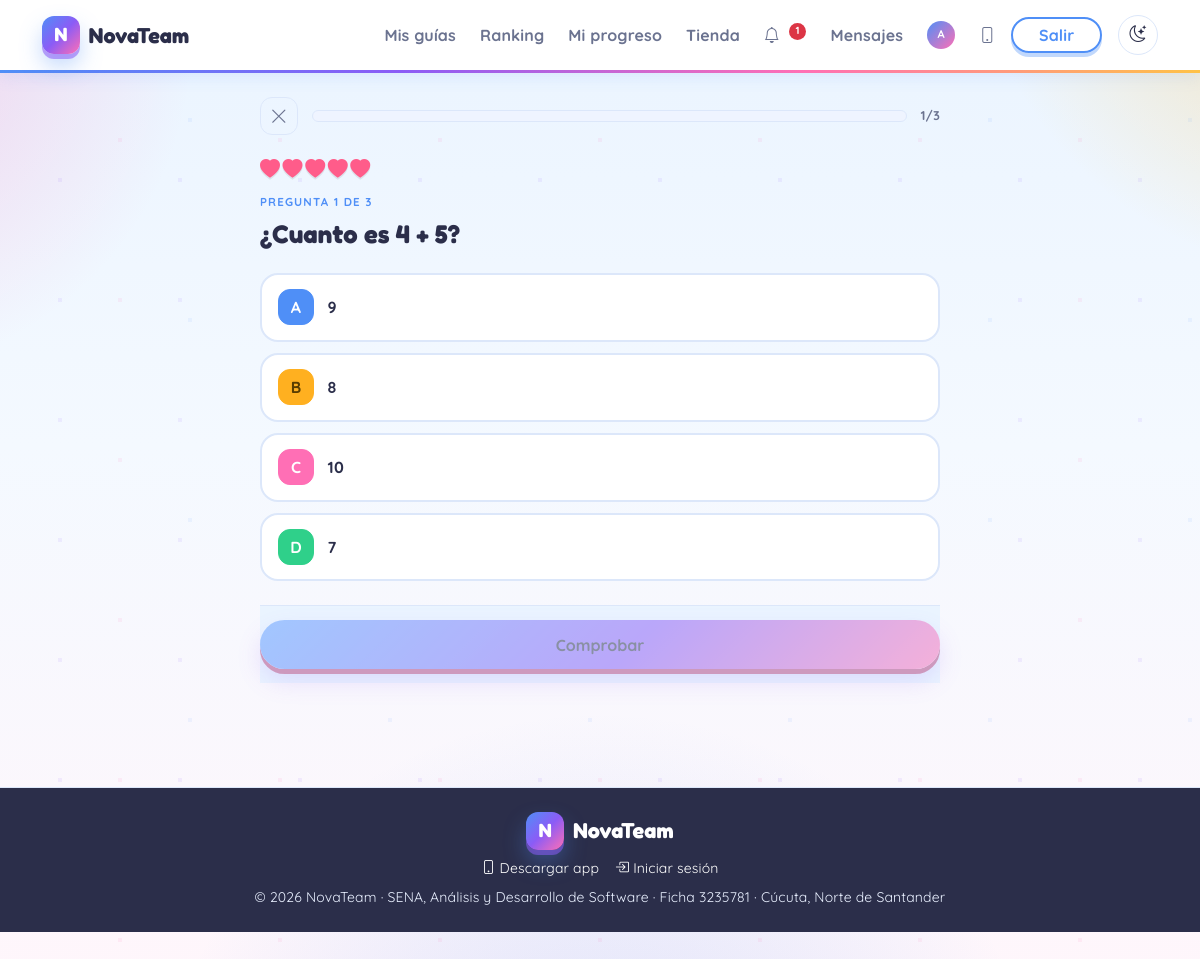
The app's page /guia.php?id=1 (signed in) with its own data.
### tables this page shows
CREATE TABLE usuarios (
    id_usuario           INT AUTO_INCREMENT PRIMARY KEY,
    nombre               VARCHAR(120)        NOT NULL,
    correo               VARCHAR(150)        NOT NULL UNIQUE,
    contrasena_hash      VARCHAR(255)        NOT NULL,
    rol                  ENUM('estudiante','profesor','administrador') NOT NULL DEFAULT 'estudiante',
    grado                TINYINT             NULL COMMENT 'Solo estudiantes (4° grado)',
    materia              ENUM('matematicas','ingles') NULL COMMENT 'Solo profesores',
    puntos               INT                 NOT NULL DEFAULT 0,
    ejercicios_resueltos INT                 NOT NULL DEFAULT 0,
    activo               TINYINT(1)          NOT NULL DEFAULT 1,
    ultimo_acceso        DATETIME            NULL,
    fecha_registro       DATETIME            NOT NULL DEFAULT CURRENT_TIMESTAMP,
    foto_perfil          VARCHAR(255)        NULL COMMENT 'Ruta imagen de perfil',
    marco_perfil         VARCHAR(50)         NULL COMMENT 'Estilo de marco: dorado,plateado,arcoiris,fuego,estrella,ninguno',
    bio                  TEXT                NULL COMMENT 'Biografia del usuario',
    fondo_perfil         VARCHAR(255)        NULL COMMENT 'Ruta imagen de fondo de perfil',
    tema_color           VARCHAR(20)         NOT NULL DEFAULT 'default' COMMENT 'Tema de color: default,oscuro,verde,rosa,purpura',
    vidas                TINYINT             NOT NULL DEFAULT 5 COMMENT 'Vidas actuales (se recargan cada 4 h)',
    vidas_max            TINYINT             NOT NULL DEFAULT 5 COMMENT 'Maximo de vidas',
    vidas_actualizadas   DATETIME            NULL COMMENT 'Desde cuando se cuenta la recarga de vidas (NULL = lleno)',
    escudos_racha        TINYINT             NOT NULL DEFAULT 0 COMMENT 'Protectores de racha (max 3)',
    comodines_50         TINYINT             NOT NULL DEFAULT 0 COMMENT 'Comodines 50/50 para el quiz (max 3)',
    doble_puntos         TINYINT             NOT NULL DEFAULT 0 COMMENT 'Doble puntos para el proximo quiz (max 2)',
    remember_token       VARCHAR(64)         NULL COMMENT 'Token para recuperación de contraseña',
    token_expires        DATETIME            NULL COMMENT 'Expiración del token de recuperación',
    CONSTRAINT chk_grado   CHECK (rol <> 'estudiante' OR grado = 4),
    CONSTRAINT chk_materia CHECK (rol <> 'profesor'   OR materia IS NOT NULL)
);

CREATE TABLE ejercicios (
    id_ejercicio       INT AUTO_INCREMENT PRIMARY KEY,
    id_guia            INT  NOT NULL,
    numero_orden       INT  NOT NULL,
    pregunta           TEXT NOT NULL,
    opcion_1           VARCHAR(255) NOT NULL,
    opcion_2           VARCHAR(255) NOT NULL,
    opcion_3           VARCHAR(255) NULL,
    opcion_4           VARCHAR(255) NULL,
    respuesta_correcta TINYINT NOT NULL,
    CONSTRAINT fk_ejercicio_guia FOREIGN KEY (id_guia) REFERENCES guias(id_guia) ON DELETE CASCADE,
    UNIQUE KEY uq_guia_orden (id_guia, numero_orden)
);

### includes/db.php (called while the page is built, shortened)
<?php
function db(): PDO
{
    static $pdo = null;
    if ($pdo instanceof PDO) {
        try {
            $pdo->query('SELECT 1');
        } catch (PDOException $e) {
            $pdo = null;
        }
        if ($pdo instanceof PDO) {
            return $pdo;
        }
    }
    $host = env('DB_HOST', '127.0.0.1') ?? '127.0.0.1';
    $name = env('DB_NAME', 'novateam_db') ?? 'novateam_db';
    $user = env('DB_USER', 'root') ?? 'root';
    $pass = env('DB_PASS', '') ?? '';
    $port = env('DB_PORT', '3306') ?? '3306';
    $charset = env('DB_CHARSET', 'utf8mb4') ?? 'utf8mb4';
    $dsn = "mysql:host={$host};port={$port};dbname={$name};charset={$charset}";
    try {
        $pdo = new PDO($dsn, $user, $pass, [
            PDO::ATTR_ERRMODE            => PDO::ERRMODE_EXCEPTION,
            PDO::ATTR_DEFAULT_FETCH_MODE => PDO::FETCH_ASSOC,
            PDO::ATTR_EMULATE_PREPARES   => false,
            PDO::ATTR_PERSISTENT         => false,
            PDO::MYSQL_ATTR_INIT_COMMAND => "SET NAMES utf8mb4 COLLATE utf8mb4_unicode_ci",
        ]);
    } catch (PDOException $e) {
        http_response_code(500);
        exit('No se pudo conectar a MySQL. Importa database/novateam.sql en phpMyAdmin y revisa el archivo .env');
    }
    return $pdo;
}

### includes/auth.php (called while the page is built, shortened)
<?php
function refresh_user(int $id): void
{
    $stmt = db()->prepare(
        'SELECT id_usuario, nombre, correo, rol, grado, materia, puntos, ejercicios_resueltos, activo,
                foto_perfil, marco_perfil, bio, fondo_perfil, tema_color
         FROM usuarios WHERE id_usuario = :id LIMIT 1'
    );
    $stmt->execute(['id' => $id]);
}

### includes/bootstrap.php (called while the page is built, shortened)
<?php
require_once __DIR__ . '/db.php';
require_once __DIR__ . '/helpers.php';
require_once __DIR__ . '/auth.php';
if (!empty($_SESSION['user']['id_usuario'])) {
    $lastRefresh = (int) ($_SESSION['_last_refresh'] ?? 0);
    $now = time();
    if ($now - $lastRefresh > 60) {
        try {
            refresh_user((int) $_SESSION['user']['id_usuario']);
        } catch (Throwable $e) {
            error_log('NovaTeam: refresh_user error: ' . $e->getMessage());
        }
    }
}

### guia.php (the view, shortened to what this page needs)
<?php
require_once __DIR__ . '/includes/bootstrap.php';
$user = current_user();
$idGuia = (int) ($_GET['id'] ?? 0);
$gstmt = db()->prepare(
    'SELECT * FROM guias WHERE id_guia = :id AND estado = :est AND fecha_expiracion > NOW() LIMIT 1'
);
$gstmt->execute(['id' => $idGuia, 'est' => 'publicada']);
$guia = $gstmt->fetch();
$estmt = db()->prepare(
    'SELECT id_ejercicio, numero_orden, pregunta, opcion_1, opcion_2, opcion_3, opcion_4
     FROM ejercicios WHERE id_guia = :id ORDER BY numero_orden ASC'
);
$estmt->execute(['id' => $idGuia]);
$ejercicios = $estmt->fetchAll();
$archivosGuia = db()->prepare(
    'SELECT * FROM archivos_adjuntos WHERE id_guia = :id ORDER BY fecha_subida'
);
$archivosGuia->execute(['id' => $idGuia]);
$archivosList = $archivosGuia->fetchAll();
$istmt = db()->prepare('SELECT * FROM intentos WHERE id_usuario = :u AND id_guia = :g LIMIT 1');
$istmt->execute(['u' => $user['id_usuario'], 'g' => $idGuia]);
$intento = $istmt->fetch();
$poderes = user_powerups((int) $user['id_usuario']);
$lives = user_lives((int) $user['id_usuario']);
$sinVidas = (int) $intento['completado'] !== 1 && (int) $lives['vidas'] < 1;
$respuestas = [];
$aciertos = 0;
$total = count($ejercicios);
$maxPuntos = $total * 10;
$pct = $maxPuntos > 0 ? (int) round(((int) $intento['puntaje'] / $maxPuntos) * 100) : 0;
$checkUrl = 'guia.php?id=' . $idGuia;
require __DIR__ . '/includes/header.php';
?>
<div class="container py-4" style="max-width:760px">
  <?php if ((int) $intento['completado'] === 1): ?>
    <div class="result-hero mb-4">
      <div class="score-donut" style="--pct:<?= $pct ?>"><span><?= $pct ?>%</span></div>
      <div class="result-info">
        <span class="section-eyebrow"><?= e(categoria_label($guia['categoria'])) ?></span>
        <h1 class="h4 fw-bold mb-1"><?= e($guia['titulo']) ?></h1>
        <p class="result-line">
          <strong><?= (int) $intento['puntaje'] ?></strong> / <?= $maxPuntos ?> puntos
          · <strong><?= $aciertos ?></strong> / <?= $total ?> correctas
        </p>
        <p class="result-msg mb-0">
          <?php if ($pct >= 90): ?>
            ¡Excelente trabajo! Dominaste esta guía.
          <?php elseif ($pct >= 60): ?>
            ¡Buen trabajo! Puedes repasar las que fallaste.
          <?php else: ?>
            Sigue practicando, cada intento te acerca a la meta.
          <?php endif; ?>
        </p>
      </div>
    </div>
    <?php if (!empty($archivosList)): ?>
      <div class="card-edu p-3 mb-4">
        <h6 class="fw-bold"><i class="bi bi-paperclip"></i> Archivos de apoyo</h6>
        <div class="d-flex flex-wrap gap-2">
          <?php foreach ($archivosList as $ar): ?>
            <a href="<?= e($ar['nombre_guardado']) ?>" target="_blank" class="badge-pill text-decoration-none">
              <?= file_icon($ar['tipo_mime']) ?> <?= e($ar['nombre_original']) ?>
              <small class="text-muted">(<?= format_bytes((int) $ar['tamanio']) ?>)</small>
            </a>
          <?php endforeach; ?>
        </div>
      </div>
    <?php endif; ?>
    <h2 class="h6 fw-bold mb-3">Revisión</h2>
    <?php foreach ($respuestas as $r): ?>
      <div class="card-edu p-3 mb-3 review-item <?= (int) $r['es_correcta'] === 1 ? 'review-ok' : 'review-bad' ?>">
        <div class="d-flex justify-content-between align-items-start gap-2">
          <p class="fw-bold mb-2"><?= (int) $r['numero_orden'] ?>. <?= e($r['pregunta']) ?></p>
          <span class="review-badge"><?= (int) $r['es_correcta'] === 1 ? '<i class="bi bi-check-lg"></i> Correcta' : '<i class="bi bi-x-lg"></i> Incorrecta' ?></span>
        </div>
        <?php for ($i = 1; $i <= 4; $i++):
            $opt = $r['opcion_' . $i] ?? null;
            if ($opt === null || $opt === '') {
                continue;
            }
            $cls = '';
            $tag = '';
            if ((int) $r['respuesta_correcta'] === $i) {
                $cls = 'text-success fw-bold';
                $tag = ' <i class="bi bi-check-circle-fill"></i>';
            } elseif ((int) $r['opcion_seleccionada'] === $i) {
                $cls = 'text-danger';
                $tag = ' <i class="bi bi-x-circle-fill"></i>';
            }
            ?>
          <div class="<?= $cls ?>"><?= $i ?>) <?= e($opt) ?><?= $tag ?></div>
        <?php endfor; ?>
      </div>
    <?php endforeach; ?>
    <div class="d-flex gap-2 flex-wrap">
      <a class="btn btn-edu" href="estudiante.php"><i class="bi bi-house-door"></i> Volver al inicio</a>
      <a class="btn-edu-outline" href="progreso.php">Ver mi progreso</a>
    </div>
  <?php else: ?>
    <?php if ($sinVidas): ?>
      <div class="card-edu p-4 text-center shop-empty">
        <span class="mascot" aria-hidden="true">💔</span>
        <h2 class="h5 fw-bold mt-2">Te quedaste sin vidas</h2>
        <p class="text-muted mb-2">
          Las vidas se recargan solas: 1 cada <?= lives_regen_hours() ?> horas.
          <?php if ($lives['segundos'] > 0): ?>
            Próxima vida en <strong id="livesCountdown"><?= e(gmdate('H:i:s', $lives['segundos'])) ?></strong>.
          <?php endif; ?>
        </p>
        <div class="d-flex gap-2 justify-content-center flex-wrap">
          <a class="btn btn-edu" href="tienda.php"><i class="bi bi-bag-heart-fill"></i> Ir a la tienda</a>
          <a class="btn-edu-outline" href="estudiante.php">Volver</a>
        </div>
      </div>
    <?php else: ?>
    <div class="quiz" id="quiz"
         data-check-url="<?= e($checkUrl) ?>"
         data-total="<?= $total ?>"
         data-lives="<?= (int) $lives['vidas'] ?>"
         data-lives-max="<?= (int) $lives['max'] ?>"
         data-comodines="<?= (int) $poderes['comodines'] ?>">
      <div class="quiz-top">
        <a class="quiz-close" href="estudiante.php" aria-label="Salir del quiz"><i class="bi bi-x-lg"></i></a>
        <div class="quiz-bar"><span class="quiz-bar-fill" id="quizBar" style="width:0%"></span></div>
        <span class="quiz-count" id="quizCount">1/<?= $total ?></span>
      </div>
      <div class="quiz-hud">
        <span class="quiz-lives" id="quizLives" aria-label="Vidas"></span>
      </div>
      <form method="post" id="quizForm" novalidate>
        <?php foreach ($ejercicios as $idx => $ex): ?>
          <section class="quiz-step<?= $idx === 0 ? ' active' : '' ?>" data-index="<?= $idx ?>" data-eid="<?= (int) $ex['id_ejercicio'] ?>">
            <p class="quiz-eyebrow">Pregunta <?= $idx + 1 ?> de <?= $total ?></p>
            <h2 class="quiz-question"><?= e($ex['pregunta']) ?></h2>
            <div class="quiz-options">
              <?php for ($i = 1; $i <= 4; $i++):
                  $opt = $ex['opcion_' . $i] ?? null;
                  $id = 'e' . $ex['id_ejercicio'] . 'o' . $i;
                  ?>
                <label class="quiz-option" for="<?= $id ?>">
                  <span class="quiz-opt-key"><?= chr(64 + $i) ?></span>
                  <span class="quiz-opt-text"><?= e($opt) ?></span>
                </label>
              <?php endfor; ?>
            </div>
          </section>
        <?php endforeach; ?>
      </form>
      <div class="quiz-footer">
        <button class="btn btn-edu btn-lg w-100" type="button" id="quizAction" disabled>Comprobar</button>
      </div>
    </div>
    <?php endif; ?>
  <?php endif; ?>
</div>
<?php require __DIR__ . '/includes/footer.php'; ?>

### includes/helpers.php (shortened to what this page needs)
<?php
function e(?string $value): string
{
    return htmlspecialchars((string) $value, ENT_QUOTES | ENT_SUBSTITUTE, 'UTF-8');
}
function current_user(): ?array
{
    return $_SESSION['user'] ?? null;
}
function marco_css_class(?string $marco): string
{
    return match ($marco) {
        'dorado'   => 'marco-dorado',
        'plateado' => 'marco-plateado',
        'arcoiris' => 'marco-arcoiris',
        'fuego'    => 'marco-fuego',
        'estrella' => 'marco-estrella',
        default    => '',
    };
}
function user_avatar_html(array $user, int $size = 40): string
{
    $cls = marco_css_class($user['marco_perfil'] ?? null);
    $sizeStyle = 'width:' . $size . 'px;height:' . $size . 'px;';
    $initials = mb_strtoupper(mb_substr($user['nombre'], 0, 1));
    return '<div class="avatar-frame ' . $cls . '" style="' . $sizeStyle . 'background:linear-gradient(135deg,var(--edu-primary),var(--edu-accent));display:grid;place-items:center;color:#fff;font-weight:800;font-size:' . ($size * 0.4) . 'px;">' . e($initials) . '</div>';
}
function user_lives(int $userId): array
{
    $stmt = db()->prepare('SELECT vidas, vidas_max, vidas_actualizadas FROM usuarios WHERE id_usuario = :id');
    $stmt->execute(['id' => $userId]);
    $row = $stmt->fetch();
    $vidas = (int) $row['vidas'];
    $max   = max(1, (int) $row['vidas_max']);
    $stamp = $row['vidas_actualizadas'];
    if ($vidas >= $max) {
        return ['vidas' => $max, 'max' => $max, 'next' => null, 'segundos' => 0];
    }
    $regen = lives_regen_hours();
    $base = new DateTimeImmutable($stamp);
    $now  = new DateTimeImmutable();
    $next = $base->modify('+' . $regen . ' hours');
    return [
        'vidas'    => $vidas,
        'max'      => $max,
        'next'     => $next->format('Y-m-d H:i:s'),
        'segundos' => max(0, $next->getTimestamp() - $now->getTimestamp()),
    ];
}
function user_powerups(int $userId): array
{
    $stmt = db()->prepare('SELECT escudos_racha, comodines_50, doble_puntos, vidas_max FROM usuarios WHERE id_usuario = :id');
    $stmt->execute(['id' => $userId]);
    $row = $stmt->fetch() ?: [];
    return [
        'escudos'   => (int) ($row['escudos_racha'] ?? 0),
        'comodines' => (int) ($row['comodines_50'] ?? 0),
        'doble'     => (int) ($row['doble_puntos'] ?? 0),
        'vidas_max' => (int) ($row['vidas_max'] ?? 5),
    ];
}

### records on screen
usuarios: nombre "A"
ejercicios: pregunta "¿Cuanto es 4 + 5?", i "A", opcion_1 "9", i "B", opcion_2 "8", i "C", opcion_3 "10", i "D", opcion_4 "7"

### other values on screen
$notifCount "1"
